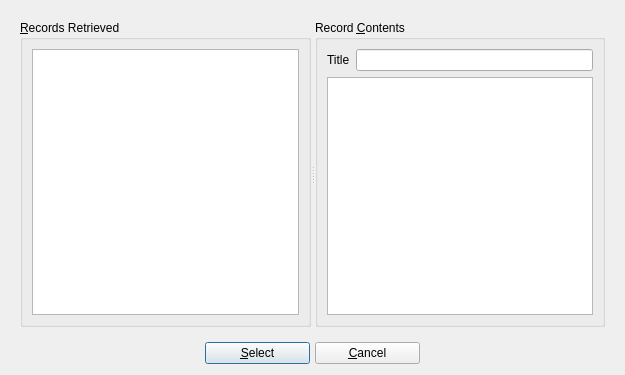
<?xml version="1.0" encoding="UTF-8"?>
<ui version="4.0">
 <class>z3950ResultsDialog</class>
 <widget class="QDialog" name="z3950ResultsDialog">
  <property name="geometry">
   <rect>
    <x>0</x>
    <y>0</y>
    <width>625</width>
    <height>375</height>
   </rect>
  </property>
  <property name="windowTitle">
   <string>BiblioteQ: Z39.50 Query Results</string>
  </property>
  <property name="windowIcon">
   <iconset resource="Icons/icons.qrc">
    <normaloff>:/book.png</normaloff>:/book.png</iconset>
  </property>
  <layout class="QVBoxLayout">
   <item>
    <widget class="QFrame" name="frame">
     <layout class="QVBoxLayout">
      <item>
       <widget class="QSplitter" name="splitter">
        <property name="orientation">
         <enum>Qt::Horizontal</enum>
        </property>
        <property name="childrenCollapsible">
         <bool>false</bool>
        </property>
        <widget class="QGroupBox" name="recRet">
         <property name="title">
          <string>&amp;Records Retrieved</string>
         </property>
         <layout class="QVBoxLayout">
          <item>
           <widget class="QListWidget" name="list"/>
          </item>
         </layout>
        </widget>
        <widget class="QGroupBox" name="recCont">
         <property name="title">
          <string>Record &amp;Contents</string>
         </property>
         <layout class="QVBoxLayout">
          <item>
           <layout class="QHBoxLayout" name="horizontalLayout">
            <item>
             <widget class="QLabel" name="label">
              <property name="text">
               <string>Title</string>
              </property>
             </widget>
            </item>
            <item>
             <widget class="QLineEdit" name="title"/>
            </item>
           </layout>
          </item>
          <item>
           <widget class="QTextEdit" name="textarea">
            <property name="tabChangesFocus">
             <bool>true</bool>
            </property>
            <property name="readOnly">
             <bool>true</bool>
            </property>
           </widget>
          </item>
         </layout>
        </widget>
       </widget>
      </item>
     </layout>
    </widget>
   </item>
   <item>
    <layout class="QHBoxLayout">
     <property name="spacing">
      <number>5</number>
     </property>
     <item>
      <spacer>
       <property name="orientation">
        <enum>Qt::Horizontal</enum>
       </property>
       <property name="sizeHint" stdset="0">
        <size>
         <width>39</width>
         <height>20</height>
        </size>
       </property>
      </spacer>
     </item>
     <item>
      <widget class="QPushButton" name="okButton">
       <property name="minimumSize">
        <size>
         <width>105</width>
         <height>0</height>
        </size>
       </property>
       <property name="text">
        <string>&amp;Select</string>
       </property>
       <property name="icon">
        <iconset resource="Icons/icons.qrc">
         <normaloff>:/16x16/ok.png</normaloff>:/16x16/ok.png</iconset>
       </property>
      </widget>
     </item>
     <item>
      <widget class="QPushButton" name="cancelButton">
       <property name="minimumSize">
        <size>
         <width>105</width>
         <height>0</height>
        </size>
       </property>
       <property name="text">
        <string>&amp;Cancel</string>
       </property>
       <property name="icon">
        <iconset resource="Icons/icons.qrc">
         <normaloff>:/16x16/cancel.png</normaloff>:/16x16/cancel.png</iconset>
       </property>
      </widget>
     </item>
     <item>
      <spacer>
       <property name="orientation">
        <enum>Qt::Horizontal</enum>
       </property>
       <property name="sizeHint" stdset="0">
        <size>
         <width>40</width>
         <height>20</height>
        </size>
       </property>
      </spacer>
     </item>
    </layout>
   </item>
  </layout>
 </widget>
 <tabstops>
  <tabstop>list</tabstop>
  <tabstop>title</tabstop>
  <tabstop>textarea</tabstop>
  <tabstop>okButton</tabstop>
  <tabstop>cancelButton</tabstop>
 </tabstops>
 <resources>
  <include location="Icons/icons.qrc"/>
 </resources>
 <connections/>
</ui>
